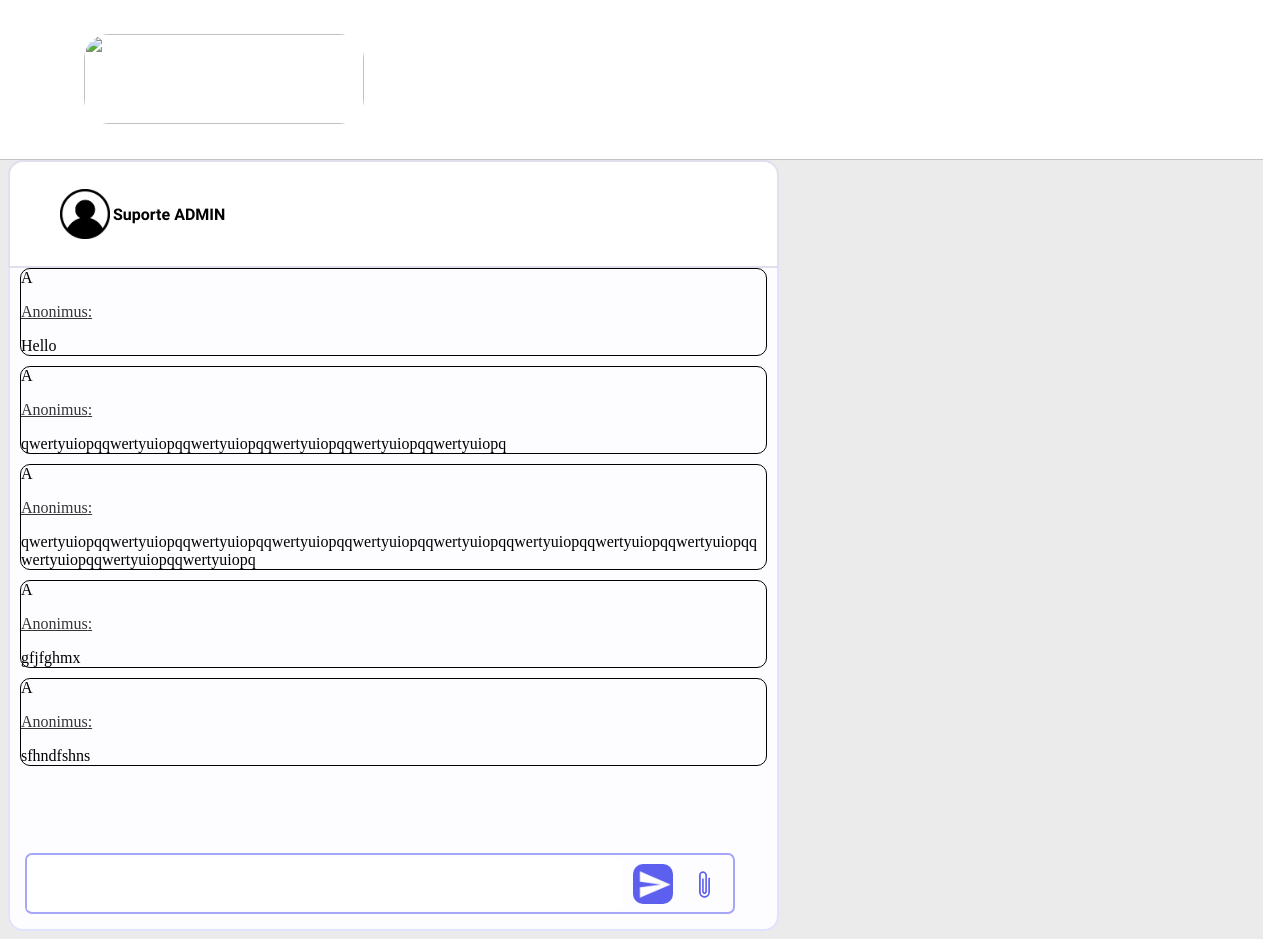
Page /chat on the committed database.
### tables this page shows
CREATE TABLE msg (
	id INTEGER PRIMARY KEY AUTOINCREMENT,
	name VARCHAR(255) NOT NULL,
	text TEXT NOT NULL
);

### main.py (the view)
@app.route("/chat", methods=['GET', 'POST'])
def chat():
    if request.method == "POST":
        message_text = request.form["message"]
        add_message("Anonimus", message_text)
    msgs = get_msg()
    return render_template("chat.html", msgs=msgs)

### database.py (called while the page is built)
def get_msg():
    conn = sqlite3.connect('gallery.db')
    cursor = conn.cursor()
    sql = "SELECT * FROM msg"
    cursor.execute(sql)
    msgs = cursor.fetchall()
    conn.close()
    return msgs

### templates/chat.html (shortened to what this page needs)
<!DOCTYPE html>
<html lang="en">
<head>
    <link rel="stylesheet" href="{{ url_for('static', filename='chat.css') }}">
</head>
<body class="body">
    <header class="header">
        <img src="static/Chat_Logo.png" class="logo">
    </header>
    <div class="chat">
        <div class="chat_user">
            <img src="static/user_img.png" class="chat_user_img">
            <label class="chat_user_name">Suporte ADMIN</label>
        </div>
        <div class="messages">
            {% for msg in msgs %}
                <div class="message">
                <div><label>{{msg[1][0]}}</label></div>
                <p class="m-name">{{msg[1]}}:</p>
                <div class="m-text">{{msg[2]}}</div>
            </div>
            {% endfor %}
        </div>
        <form class="chat_write" action="{{url_for('chat')}}" method="POST">
            <input type="text" class="chat_send_text" name="message">
            <button class="chat_send"><img src="static/chat_send_img.png" class="chat_send_img"></button>
            <button class="file_send"><img src="static/file_send_img.png" class="file_send_img"></button>
        </form>
    </div>
</body>
</html>

### static/chat.css (style rules this page uses)
.header { background-color: white; width: 110%; height: 160px; margin-left: -5%; margin-top: -10px; border: 1px solid rgb(196, 196, 196); }
.body { background-color: rgb(235, 235, 235); }
.logo { width: 280px; height: 89.5px; margin-top: 35px; margin-left: 10%; border-radius: 25px; }
.chat { width: 767px; height: 767px; border-radius: 15px; display: flex; flex-direction: column; background-color: #FDFDFF; border: 2px solid #E1E2FF; }
.messages { flex-grow: 1; overflow-y: scroll; scrollbar-width: thin; scrollbar-width: 767px; }
.chat_user { width: 767px; height: 104px; border-radius: 15px 15px 0px 0px; margin-top: -2px; margin-left: -2px; background-color: #FFFFFF; border: 2px solid #DFE0EB; display: flex; align-items: center; }
.chat_user_img { width: 50px; height: 50px; margin-left: 50px; margin-top: 10px; margin-bottom: 10px; }
.chat_user_name { font-family: "Public Sans", sans-serif; font-weight: bold; font-optical-sizing: auto; font-style: normal; margin-left: 3px; }
.chat_write { width: 706px; height: 57px; border: 2px solid #A5A6F6; border-radius: 7px; display: flex; align-items: center; margin-bottom: 15px; margin-left: 15px; }
.chat_send_text { flex-grow: 1; width: 300px; height: 50px; border: 0px solid #FFFFFF; }
.chat_send { width: 40px; height: 40px; border-radius: 10px; margin-right: 10px; margin-left: 10px; background-color: #5D5FEF; border: none; }
.chat_send_img { width: 35px; height: 35px; margin-top: 2.5px; margin-left: -2px; color: white; }
.file_send { width: 40px; height: 40px; border-radius: 10px; margin-right: 10px; background-color: #FDFDFF; border: none; }
.file_send_img { width: 35px; height: 35px; margin-top: 2.5px; margin-left: -2px; }
.message { border: 1px solid black; border-radius: 10px; margin-bottom: 10px; margin-left: 10px; margin-right: 10px; }
.m-name { color: rgb(53, 53, 53); text-decoration: underline; }
.m-text { overflow-wrap: break-word; }

### rows in the picture
msg: name "A", name "Anonimus", text "Hello"
msg: name "A", name "Anonimus", text "qwertyuiopqqwertyuiopqqwertyuiopqqwertyuiopqqwertyuiopqqwertyuiopq"
msg: name "A", name "Anonimus", text "qwertyuiopqqwertyuiopqqwertyuiopqqwertyuiopqqwertyuiopqqwertyuiopqqwertyuiopqqwertyuiopqqwertyuiopqqwertyuiopqqwertyuiopqqwertyuiopq"
msg: name "A", name "Anonimus", text "gfjfghmx"
msg: name "A", name "Anonimus", text "sfhndfshns"
